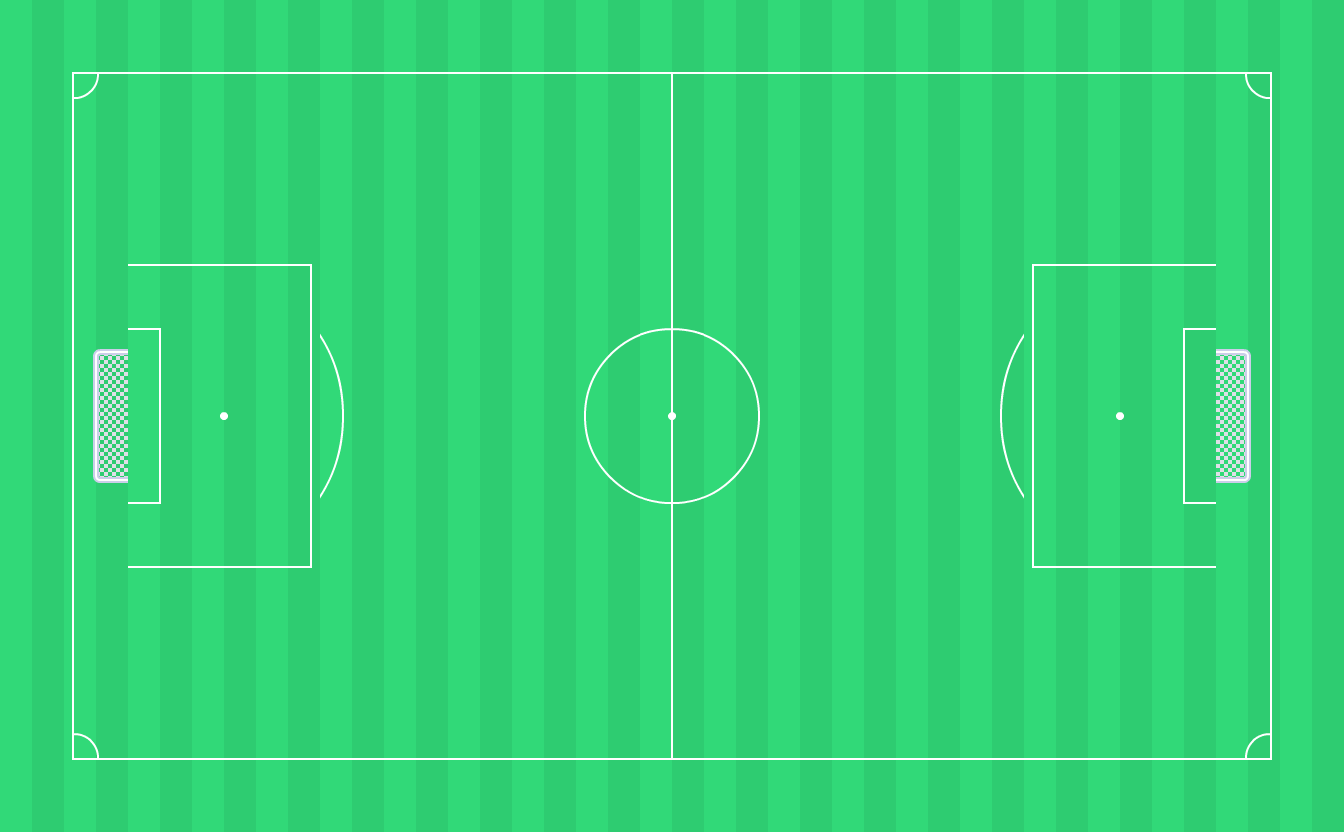

Tiled map render using the project's own tile images. Description and the map definition, with tile-layer contents summarised, below:
An orthogonal 21x13 tile map with 64x64 px tiles, 2 tile layers (map, elements), 4 tilesets and 10 objects (4x gameOver, 3x porta, scorePoint, player, ball).

<map version="1.9" tiledversion="1.9.2" orientation="orthogonal" renderorder="right-down" width="21" height="13" tilewidth="64" tileheight="64" infinite="0" nextlayerid="9" nextobjectid="41">
 <editorsettings>
  <export target="calcio.json" format="json" />
 </editorsettings>
 <tileset firstgid="1" name="elements" tilewidth="64" tileheight="64" tilecount="81" columns="9">
  <image source="sports/tile/elements.png" width="576" height="576" />
 </tileset>
 <tileset firstgid="82" name="grass_mownWide" tilewidth="64" tileheight="64" tilecount="208" columns="13">
  <image source="sports/tile/grass_mownWide.png" width="832" height="1024" />
 </tileset>
 <tileset firstgid="290" name="equipment" tilewidth="32" tileheight="27" tilecount="38" columns="0">
  <grid orientation="orthogonal" width="1" height="1" />
  <tile id="0">
   <image width="18" height="18" source="sports/equipment/ball_basket1.png" />
  </tile>
  <tile id="1">
   <image width="18" height="18" source="sports/equipment/ball_basket2.png" />
  </tile>
  <tile id="2">
   <image width="18" height="18" source="sports/equipment/ball_basket3.png" />
  </tile>
  <tile id="3">
   <image width="18" height="18" source="sports/equipment/ball_basket4.png" />
  </tile>
  <tile id="4">
   <image width="18" height="18" source="sports/equipment/ball_bowling1.png" />
  </tile>
  <tile id="5">
   <image width="18" height="18" source="sports/equipment/ball_bowling2.png" />
  </tile>
  <tile id="6">
   <image width="18" height="18" source="sports/equipment/ball_bowling3.png" />
  </tile>
  <tile id="7">
   <image width="14" height="16" source="sports/equipment/ball_football.png" />
  </tile>
  <tile id="8">
   <image width="18" height="18" source="sports/equipment/ball_generic1.png" />
  </tile>
  <tile id="9">
   <image width="10" height="10" source="sports/equipment/ball_generic2.png" />
  </tile>
  <tile id="10">
   <image width="8" height="8" source="sports/equipment/ball_golf.png" />
  </tile>
  <tile id="11">
   <image width="8" height="8" source="sports/equipment/ball_puck.png" />
  </tile>
  <tile id="12">
   <image width="18" height="18" source="sports/equipment/ball_soccer1.png" />
  </tile>
  <tile id="13">
   <image width="18" height="18" source="sports/equipment/ball_soccer2.png" />
  </tile>
  <tile id="14">
   <image width="18" height="18" source="sports/equipment/ball_soccer3.png" />
  </tile>
  <tile id="15">
   <image width="18" height="18" source="sports/equipment/ball_soccer4.png" />
  </tile>
  <tile id="16">
   <image width="12" height="12" source="sports/equipment/ball_tennis1.png" />
  </tile>
  <tile id="17">
   <image width="12" height="12" source="sports/equipment/ball_tennis2.png" />
  </tile>
  <tile id="18">
   <image width="18" height="18" source="sports/equipment/ball_volley1.png" />
  </tile>
  <tile id="19">
   <image width="18" height="18" source="sports/equipment/ball_volley2.png" />
  </tile>
  <tile id="20">
   <image width="29" height="8" source="sports/equipment/bat_handle.png" />
  </tile>
  <tile id="21">
   <image width="29" height="8" source="sports/equipment/bat_metal.png" />
  </tile>
  <tile id="22">
   <image width="29" height="8" source="sports/equipment/bat_wood.png" />
  </tile>
  <tile id="23">
   <image width="15" height="14" source="sports/equipment/boxing_glove.png" />
  </tile>
  <tile id="24">
   <image width="12" height="12" source="sports/equipment/card_red.png" />
  </tile>
  <tile id="25">
   <image width="12" height="12" source="sports/equipment/card_white.png" />
  </tile>
  <tile id="26">
   <image width="11" height="12" source="sports/equipment/card_yellow.png" />
  </tile>
  <tile id="27">
   <image width="32" height="27" source="sports/equipment/flag_black.png" />
  </tile>
  <tile id="28">
   <image width="32" height="27" source="sports/equipment/flag_checkered.png" />
  </tile>
  <tile id="29">
   <image width="32" height="27" source="sports/equipment/flag_green.png" />
  </tile>
  <tile id="30">
   <image width="32" height="27" source="sports/equipment/flag_white.png" />
  </tile>
  <tile id="31">
   <image width="11" height="10" source="sports/equipment/golf_club.png" />
  </tile>
  <tile id="32">
   <image width="19" height="19" source="sports/equipment/helmet_white1.png" />
  </tile>
  <tile id="33">
   <image width="21" height="19" source="sports/equipment/helmet_white2.png" />
  </tile>
  <tile id="34">
   <image width="26" height="22" source="sports/equipment/helmet_white3.png" />
  </tile>
  <tile id="35">
   <image width="29" height="8" source="sports/equipment/racket_handle.png" />
  </tile>
  <tile id="36">
   <image width="29" height="8" source="sports/equipment/racket_metal.png" />
  </tile>
  <tile id="37">
   <image width="29" height="8" source="sports/equipment/racket_wood.png" />
  </tile>
 </tileset>
 <tileset firstgid="328" name="characters_blue" tilewidth="21" tileheight="31" tilecount="14" columns="0">
  <grid orientation="orthogonal" width="1" height="1" />
  <tile id="0">
   <image width="21" height="31" source="sports/characters/blue/characterBlue (1).png" />
  </tile>
  <tile id="1">
   <image width="21" height="31" source="sports/characters/blue/characterBlue (2).png" />
  </tile>
  <tile id="2">
   <image width="21" height="31" source="sports/characters/blue/characterBlue (3).png" />
  </tile>
  <tile id="3">
   <image width="21" height="31" source="sports/characters/blue/characterBlue (4).png" />
  </tile>
  <tile id="4">
   <image width="21" height="31" source="sports/characters/blue/characterBlue (5).png" />
  </tile>
  <tile id="5">
   <image width="21" height="31" source="sports/characters/blue/characterBlue (6).png" />
  </tile>
  <tile id="6">
   <image width="21" height="31" source="sports/characters/blue/characterBlue (7).png" />
  </tile>
  <tile id="7">
   <image width="21" height="31" source="sports/characters/blue/characterBlue (8).png" />
  </tile>
  <tile id="8">
   <image width="21" height="31" source="sports/characters/blue/characterBlue (9).png" />
  </tile>
  <tile id="9">
   <image width="21" height="31" source="sports/characters/blue/characterBlue (10).png" />
  </tile>
  <tile id="10">
   <image width="19" height="13" source="sports/characters/blue/characterBlue (11).png" />
  </tile>
  <tile id="11">
   <image width="19" height="13" source="sports/characters/blue/characterBlue (12).png" />
  </tile>
  <tile id="12">
   <image width="19" height="13" source="sports/characters/blue/characterBlue (13).png" />
  </tile>
  <tile id="13">
   <image width="19" height="13" source="sports/characters/blue/characterBlue (14).png" />
  </tile>
 </tileset>
 <layer id="1" name="map" width="21" height="13">
  <data>[273 cells, 273 non-empty, 36 distinct tile ids]</data>
 </layer>
 <layer id="2" name="elements" width="21" height="13">
  <data>[273 cells, 6 non-empty, 6 distinct tile ids]</data>
 </layer>
 <objectgroup id="7" name="game">
  <object id="5" name="gameOverTop" class="gameOver" x="0" y="0" width="1344" height="72">
   <properties>
    <property name="alpha" type="float" value="0" />
    <property name="bodyType" value="static" />
    <property name="isSensor" type="bool" value="true" />
    <property name="isVisible" type="bool" value="false" />
   </properties>
  </object>
  <object id="6" name="gameOverBottom" class="gameOver" x="0" y="760" width="1344" height="72">
   <properties>
    <property name="alpha" type="float" value="0" />
    <property name="bodyType" value="static" />
    <property name="isSensor" type="bool" value="true" />
    <property name="isVisible" type="bool" value="false" />
   </properties>
  </object>
  </objectgroup>
</map>
<!-- 8 of 10 objects omitted -->
